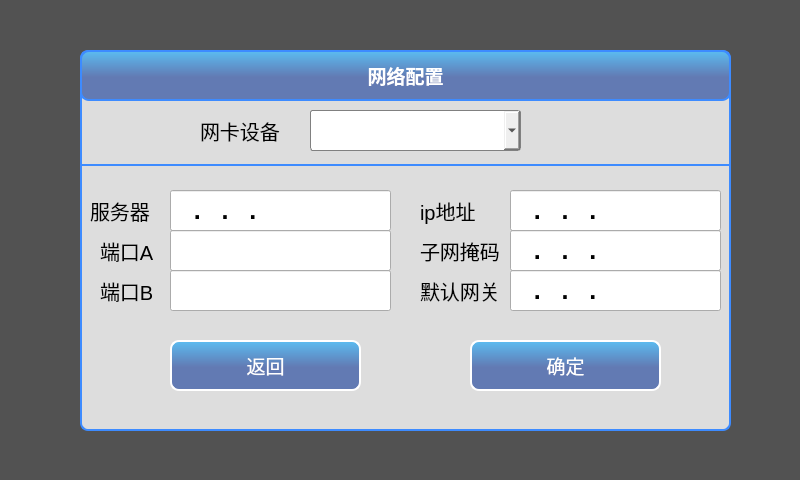
<?xml version="1.0" encoding="UTF-8"?>
<ui version="4.0">
 <class>netconfigClass</class>
 <widget class="QDialog" name="netconfigClass">
  <property name="geometry">
   <rect>
    <x>0</x>
    <y>0</y>
    <width>800</width>
    <height>480</height>
   </rect>
  </property>
  <property name="font">
   <font>
    <pointsize>12</pointsize>
   </font>
  </property>
  <property name="windowTitle">
   <string>netconfig</string>
  </property>
  <property name="styleSheet">
   <string notr="true">QPushButton {
	background-color: qlineargradient(spread:pad, x1:1, y1:0.67, x2:1, y2:0, stop:0.204545 rgba(98, 122, 179, 255), stop:1 rgba(91, 188, 241, 255));

color: rgb(255, 255, 255);
border-style: solid;
border-width: 2px;
border-radius:9px;
}
QComboBox{
	border: 1px solid gray;
    border-radius: 3px;
    padding: 1px 18px 1px 3px;
    min-width: 6em;
	font: bold 18px;
}
QGroupBox{
	border: 2px solid rgb(61, 139, 255);
	border-radius: 8px;	
	background-color: rgb(221, 221, 221);
}</string>
  </property>
  <widget class="QWidget" name="widget" native="true">
   <property name="geometry">
    <rect>
     <x>0</x>
     <y>0</y>
     <width>800</width>
     <height>480</height>
    </rect>
   </property>
   <property name="styleSheet">
    <string notr="true">#widget{background-color: rgba(38, 38, 38, 200)}</string>
   </property>
   <widget class="QGroupBox" name="groupBox">
    <property name="geometry">
     <rect>
      <x>80</x>
      <y>50</y>
      <width>651</width>
      <height>381</height>
     </rect>
    </property>
    <property name="title">
     <string/>
    </property>
    <widget class="QLineEdit" name="port2">
     <property name="geometry">
      <rect>
       <x>90</x>
       <y>220</y>
       <width>221</width>
       <height>41</height>
      </rect>
     </property>
     <property name="font">
      <font>
       <pointsize>19</pointsize>
       <weight>75</weight>
       <bold>true</bold>
      </font>
     </property>
     <property name="inputMask">
      <string>00000; </string>
     </property>
    </widget>
    <widget class="QLabel" name="label_9">
     <property name="geometry">
      <rect>
       <x>20</x>
       <y>220</y>
       <width>61</width>
       <height>41</height>
      </rect>
     </property>
     <property name="font">
      <font>
       <pointsize>15</pointsize>
      </font>
     </property>
     <property name="text">
      <string>端口B</string>
     </property>
    </widget>
    <widget class="QLabel" name="label_6">
     <property name="geometry">
      <rect>
       <x>10</x>
       <y>140</y>
       <width>81</width>
       <height>41</height>
      </rect>
     </property>
     <property name="sizePolicy">
      <sizepolicy hsizetype="Fixed" vsizetype="Preferred">
       <horstretch>0</horstretch>
       <verstretch>0</verstretch>
      </sizepolicy>
     </property>
     <property name="font">
      <font>
       <pointsize>15</pointsize>
      </font>
     </property>
     <property name="text">
      <string>服务器</string>
     </property>
    </widget>
    <widget class="QLabel" name="label_7">
     <property name="geometry">
      <rect>
       <x>20</x>
       <y>180</y>
       <width>61</width>
       <height>41</height>
      </rect>
     </property>
     <property name="sizePolicy">
      <sizepolicy hsizetype="Fixed" vsizetype="Preferred">
       <horstretch>0</horstretch>
       <verstretch>0</verstretch>
      </sizepolicy>
     </property>
     <property name="font">
      <font>
       <pointsize>15</pointsize>
      </font>
     </property>
     <property name="text">
      <string>端口A</string>
     </property>
    </widget>
    <widget class="QLineEdit" name="server_ip">
     <property name="geometry">
      <rect>
       <x>90</x>
       <y>140</y>
       <width>221</width>
       <height>41</height>
      </rect>
     </property>
     <property name="font">
      <font>
       <pointsize>19</pointsize>
       <weight>75</weight>
       <bold>true</bold>
      </font>
     </property>
     <property name="inputMask">
      <string>000.000.000.000; </string>
     </property>
    </widget>
    <widget class="QLineEdit" name="port1">
     <property name="geometry">
      <rect>
       <x>90</x>
       <y>180</y>
       <width>221</width>
       <height>41</height>
      </rect>
     </property>
     <property name="sizePolicy">
      <sizepolicy hsizetype="Fixed" vsizetype="Preferred">
       <horstretch>0</horstretch>
       <verstretch>0</verstretch>
      </sizepolicy>
     </property>
     <property name="font">
      <font>
       <pointsize>19</pointsize>
       <weight>75</weight>
       <bold>true</bold>
      </font>
     </property>
     <property name="inputMask">
      <string>00000; </string>
     </property>
    </widget>
    <widget class="QLineEdit" name="edt_gateway">
     <property name="geometry">
      <rect>
       <x>430</x>
       <y>220</y>
       <width>211</width>
       <height>41</height>
      </rect>
     </property>
     <property name="font">
      <font>
       <pointsize>19</pointsize>
       <weight>75</weight>
       <bold>true</bold>
      </font>
     </property>
     <property name="inputMask">
      <string>000.000.000.000; </string>
     </property>
    </widget>
    <widget class="QLabel" name="label_2">
     <property name="geometry">
      <rect>
       <x>340</x>
       <y>140</y>
       <width>81</width>
       <height>41</height>
      </rect>
     </property>
     <property name="sizePolicy">
      <sizepolicy hsizetype="Expanding" vsizetype="Expanding">
       <horstretch>0</horstretch>
       <verstretch>0</verstretch>
      </sizepolicy>
     </property>
     <property name="font">
      <font>
       <pointsize>15</pointsize>
      </font>
     </property>
     <property name="text">
      <string>ip地址</string>
     </property>
    </widget>
    <widget class="QLabel" name="label">
     <property name="geometry">
      <rect>
       <x>120</x>
       <y>60</y>
       <width>91</width>
       <height>41</height>
      </rect>
     </property>
     <property name="sizePolicy">
      <sizepolicy hsizetype="Preferred" vsizetype="Preferred">
       <horstretch>0</horstretch>
       <verstretch>0</verstretch>
      </sizepolicy>
     </property>
     <property name="font">
      <font>
       <pointsize>15</pointsize>
      </font>
     </property>
     <property name="text">
      <string>网卡设备</string>
     </property>
    </widget>
    <widget class="QLineEdit" name="edt_ip">
     <property name="geometry">
      <rect>
       <x>430</x>
       <y>140</y>
       <width>211</width>
       <height>41</height>
      </rect>
     </property>
     <property name="font">
      <font>
       <pointsize>19</pointsize>
       <weight>75</weight>
       <bold>true</bold>
      </font>
     </property>
     <property name="inputMask">
      <string>000.000.000.000; </string>
     </property>
    </widget>
    <widget class="QLineEdit" name="edt_mask">
     <property name="geometry">
      <rect>
       <x>430</x>
       <y>180</y>
       <width>211</width>
       <height>41</height>
      </rect>
     </property>
     <property name="font">
      <font>
       <pointsize>19</pointsize>
       <weight>75</weight>
       <bold>true</bold>
      </font>
     </property>
     <property name="inputMask">
      <string>000.000.000.000; </string>
     </property>
    </widget>
    <widget class="QLabel" name="label_4">
     <property name="geometry">
      <rect>
       <x>340</x>
       <y>220</y>
       <width>81</width>
       <height>41</height>
      </rect>
     </property>
     <property name="sizePolicy">
      <sizepolicy hsizetype="Expanding" vsizetype="Expanding">
       <horstretch>0</horstretch>
       <verstretch>0</verstretch>
      </sizepolicy>
     </property>
     <property name="font">
      <font>
       <pointsize>15</pointsize>
      </font>
     </property>
     <property name="text">
      <string>默认网关:</string>
     </property>
    </widget>
    <widget class="QComboBox" name="cb_interface">
     <property name="geometry">
      <rect>
       <x>230</x>
       <y>60</y>
       <width>211</width>
       <height>41</height>
      </rect>
     </property>
     <property name="sizePolicy">
      <sizepolicy hsizetype="Preferred" vsizetype="Fixed">
       <horstretch>0</horstretch>
       <verstretch>0</verstretch>
      </sizepolicy>
     </property>
     <property name="font">
      <font>
       <pointsize>-1</pointsize>
       <weight>75</weight>
       <italic>false</italic>
       <bold>true</bold>
      </font>
     </property>
     <property name="autoFillBackground">
      <bool>false</bool>
     </property>
    </widget>
    <widget class="QLabel" name="label_3">
     <property name="geometry">
      <rect>
       <x>340</x>
       <y>180</y>
       <width>81</width>
       <height>41</height>
      </rect>
     </property>
     <property name="sizePolicy">
      <sizepolicy hsizetype="Expanding" vsizetype="Expanding">
       <horstretch>0</horstretch>
       <verstretch>0</verstretch>
      </sizepolicy>
     </property>
     <property name="font">
      <font>
       <pointsize>15</pointsize>
      </font>
     </property>
     <property name="text">
      <string>子网掩码：</string>
     </property>
    </widget>
    <widget class="QLabel" name="label_5">
     <property name="geometry">
      <rect>
       <x>0</x>
       <y>0</y>
       <width>651</width>
       <height>51</height>
      </rect>
     </property>
     <property name="font">
      <font>
       <pointsize>14</pointsize>
       <weight>75</weight>
       <bold>true</bold>
      </font>
     </property>
     <property name="styleSheet">
      <string notr="true">background-color: qlineargradient(spread:pad, x1:1, y1:0.67, x2:1, y2:0, stop:0.204545 rgba(98, 122, 179, 255), stop:1 rgba(91, 188, 241, 255));

color: rgb(255, 255, 255);
border-style: solid;
border-width: 2px;
border-radius:9px;
border-color: rgb(61, 139, 255);</string>
     </property>
     <property name="text">
      <string>网络配置</string>
     </property>
     <property name="alignment">
      <set>Qt::AlignCenter</set>
     </property>
    </widget>
    <widget class="QLabel" name="label_line">
     <property name="geometry">
      <rect>
       <x>0</x>
       <y>100</y>
       <width>651</width>
       <height>16</height>
      </rect>
     </property>
     <property name="styleSheet">
      <string notr="true">border: 2px solid rgb(61, 139, 255);
border-top:0px;</string>
     </property>
     <property name="text">
      <string/>
     </property>
    </widget>
    <widget class="QPushButton" name="bt_Exit">
     <property name="geometry">
      <rect>
       <x>90</x>
       <y>290</y>
       <width>191</width>
       <height>51</height>
      </rect>
     </property>
     <property name="sizePolicy">
      <sizepolicy hsizetype="Expanding" vsizetype="Fixed">
       <horstretch>0</horstretch>
       <verstretch>0</verstretch>
      </sizepolicy>
     </property>
     <property name="font">
      <font>
       <pointsize>14</pointsize>
      </font>
     </property>
     <property name="text">
      <string>返回</string>
     </property>
    </widget>
    <widget class="QPushButton" name="bt_ok">
     <property name="geometry">
      <rect>
       <x>390</x>
       <y>290</y>
       <width>191</width>
       <height>51</height>
      </rect>
     </property>
     <property name="sizePolicy">
      <sizepolicy hsizetype="Expanding" vsizetype="Fixed">
       <horstretch>0</horstretch>
       <verstretch>0</verstretch>
      </sizepolicy>
     </property>
     <property name="font">
      <font>
       <pointsize>14</pointsize>
      </font>
     </property>
     <property name="text">
      <string>确定</string>
     </property>
    </widget>
   </widget>
  </widget>
 </widget>
 <layoutdefault spacing="6" margin="11"/>
 <resources/>
 <connections/>
</ui>
